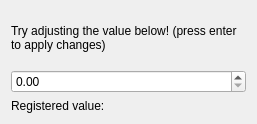
<?xml version="1.0" encoding="UTF-8"?>
<ui version="4.0">
 <class>Form</class>
 <widget class="QWidget" name="Form">
  <property name="geometry">
   <rect>
    <x>0</x>
    <y>0</y>
    <width>257</width>
    <height>124</height>
   </rect>
  </property>
  <property name="windowTitle">
   <string>Basic CSpinBox example</string>
  </property>
  <layout class="QVBoxLayout" name="verticalLayout">
   <item>
    <widget class="QLabel" name="label_2">
     <property name="sizePolicy">
      <sizepolicy hsizetype="Preferred" vsizetype="MinimumExpanding">
       <horstretch>0</horstretch>
       <verstretch>0</verstretch>
      </sizepolicy>
     </property>
     <property name="text">
      <string>Try adjusting the value below! (press enter to apply changes)</string>
     </property>
     <property name="wordWrap">
      <bool>true</bool>
     </property>
    </widget>
   </item>
   <item>
    <widget class="CSpinBox" name="CSpinBox">
     <property name="decimals">
      <number>2</number>
     </property>
     <property name="maximum">
      <double>1.000000000000000</double>
     </property>
     <property name="singleStep">
      <double>0.100000000000000</double>
     </property>
     <property name="precision" stdset="0">
      <number>2</number>
     </property>
     <property name="showStepExponent" stdset="0">
      <bool>false</bool>
     </property>
     <property name="channel" stdset="0">
      <string notr="true">DemoDevice/Settings#FloatVal</string>
     </property>
    </widget>
   </item>
   <item>
    <layout class="QFormLayout" name="formLayout">
     <item row="0" column="0">
      <widget class="QLabel" name="label">
       <property name="text">
        <string>Registered value:</string>
       </property>
      </widget>
     </item>
     <item row="0" column="1">
      <widget class="CLabel" name="CLabel">
       <property name="precision" stdset="0">
        <number>2</number>
       </property>
       <property name="displayFormat" stdset="0">
        <enum>PyDMLabel::Decimal</enum>
       </property>
       <property name="channel" stdset="0">
        <string notr="true">DemoDevice/Settings#FloatVal</string>
       </property>
      </widget>
     </item>
    </layout>
   </item>
  </layout>
 </widget>
 <customwidgets>
  <customwidget>
   <class>PyDMLabel</class>
   <extends>QLabel</extends>
   <header>pydm.widgets.label</header>
  </customwidget>
  <customwidget>
   <class>PyDMSpinbox</class>
   <extends>QDoubleSpinBox</extends>
   <header>pydm.widgets.spinbox</header>
  </customwidget>
  <customwidget>
   <class>CSpinBox</class>
   <extends>PyDMSpinbox</extends>
   <header>comrad.widgets.inputs</header>
  </customwidget>
  <customwidget>
   <class>CLabel</class>
   <extends>PyDMLabel</extends>
   <header>comrad.widgets.indicators</header>
  </customwidget>
 </customwidgets>
 <resources/>
 <connections/>
</ui>
